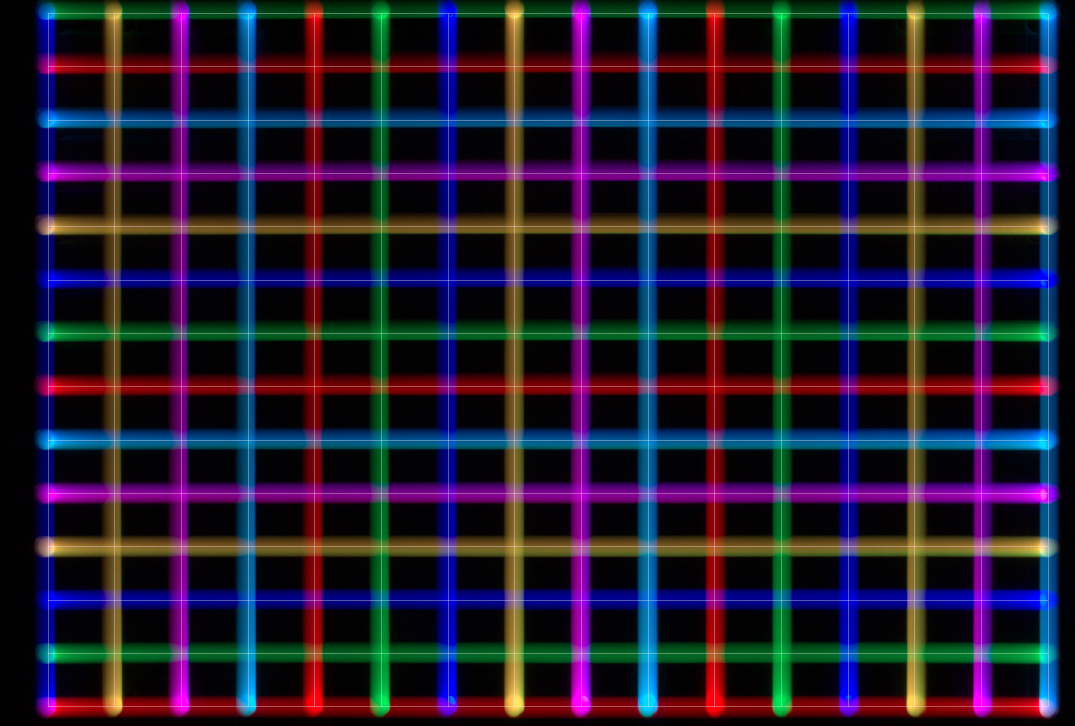
#> input picture images/full/grid_check.jpg, 3224 x 2176 px (shown at 1/3 size)
$ python -i display_sync.py   (imports and definitions only)
#> lines starting #> are read from the running program, lines starting #| are printed output that depends on the picture
#!/usr/bin/env python3
"""display_sync.py — pictures for the room's HDMI monitor.

  ./display_sync.py new PICTURE      a new shot: on atelier's monitor (pi/aquarium.py) for 10 minutes
                                     in place of the aquarium, while someone is in the room
  ./display_sync.py selected         the picture selected in Photos, the same way (also ~/bin/show_pic)
  ./display_sync.py album [NAME]     the slideshow: the Photos album (default "Plotter display")

The Pi only copies pictures to its screen, so they go over ready to show:
fitted to the screen, black around them, raw pixels as the framebuffer
takes them (RGB565 or, on atelier since 2026-11-02, 32-bit XRGB8888),
gzipped.

A new shot goes to atelier's RAM (/tmp/display/new.fb.gz): plotter.pl sends
each plotsnap frame and each paint result there by itself. The monitor moved
from plotcam to atelier on 2026-10-23; the album slideshow below is still
plotcam's (pi/plotdisplay.py), which has had no monitor since.

The album is exported from Photos and kept on the Pi's card, on its
read-only layer (unlocked for the copy, locked again after), so the slideshow
survives power cuts. Only pictures added since the last sync are exported
and converted (cache: ~/Library/Caches/plotdisplay); pictures taken out of
the album leave the Pi too. A launchd agent runs this hourly while the Mac
is awake (pi/README.md).
"""

import gzip
import io
import os
import re
import shutil
import subprocess
import sys
import tempfile

import numpy as np
from PIL import Image, ImageOps

HOST       = 'plotcam'                              # the album slideshow
NEW_HOST   = 'atelier'                              # a new shot: the monitor's Pi
ALBUM      = 'Plotter display'
NEW_DIR    = '/tmp/display'
RO_ROOT    = '/media/root-ro'                        # the card under the overlay
SLIDES     = '/home/pi/display/slides'
CACHE      = os.path.expanduser('~/Library/Caches/plotdisplay/slides')


def ssh(cmd, host=HOST, **kw):
    return subprocess.run(['ssh', host, cmd], capture_output=True, text=True, timeout=120, **kw)


def screen_size(host=HOST):
    """The framebuffer's width, height and bits per pixel (16: RGB565, 32: XRGB8888)."""
    r = ssh('cat /sys/class/graphics/fb0/virtual_size /sys/class/graphics/fb0/bits_per_pixel '
            '/sys/class/graphics/fb0/stride', host)
    if r.returncode != 0:
        sys.exit(f'display_sync: cannot reach {host}: {r.stderr.strip()}')
    size, bpp, stride = r.stdout.split()
    w, h = (int(v) for v in size.split(','))
    bpp = int(bpp)
    if bpp not in (16, 32):
        sys.exit(f'display_sync: the Pi framebuffer is {bpp} bits per pixel, expected 16 or 32')
    if int(stride) != w * bpp // 8:
        sys.exit(f'display_sync: the Pi framebuffer has padded rows (stride {stride}), not handled')
    return w, h, bpp


# [15 lines left out: function to_fb, not called in this run]


def cmd_new(picture):
    w, h, bpp = screen_size(NEW_HOST)
    data = to_fb(picture, w, h, bpp)
    # Written beside and renamed, so the Pi never shows half a picture.
    r = subprocess.run(['ssh', NEW_HOST, f'mkdir -p {NEW_DIR} && cat > {NEW_DIR}/.new.tmp && '
                        f'mv {NEW_DIR}/.new.tmp {NEW_DIR}/new.fb.gz'],
                       input=data, capture_output=True, timeout=120)
    if r.returncode != 0:
        sys.exit(f'display_sync: sending {picture} failed: {r.stderr.decode().strip()}')
    print(f'display_sync: {os.path.basename(picture)} sent to the monitor')


# [50 lines left out: functions cmd_selected, osa, album_ids, not called in this run]


def slide_name(media_id):
    return re.sub(r'[^A-Za-z0-9]+', '_', media_id).strip('_') + '.fb.gz'


# [71 lines left out: functions cmd_album, main, not called in this run]


# [2 lines not run here, left out]

>>> import cv2
>>> picture = cv2.imread('../../images/full/grid_check.jpg', cv2.IMREAD_GRAYSCALE)
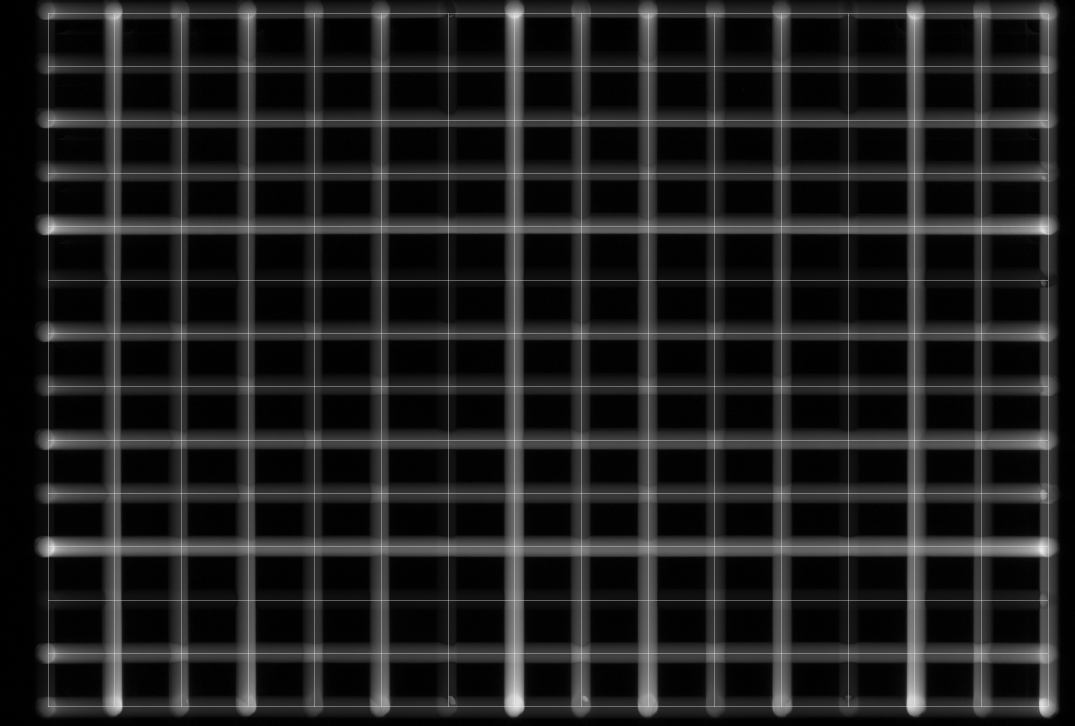
#> picture: shape (2176, 3224) (shown at 1/3 size); min 0, max 255, mean 31.1
>>> result = cmd_new(picture)
#> (the run stopped early here; a loop or call above may not have finished)

$ run again, on images/full/hue_map.jpg
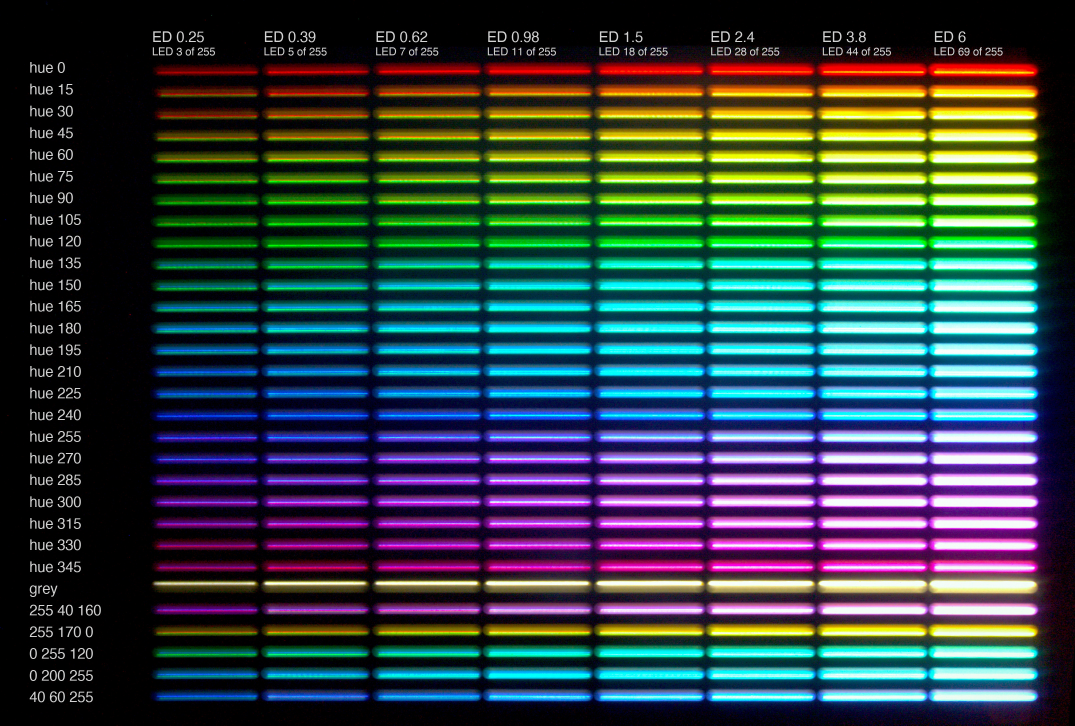
#> input picture images/full/hue_map.jpg, 3224 x 2176 px (shown at 1/3 size)
#> `picture = cv2.imread('../../images/full/grid_check.jpg', cv2.IMREAD_GR..`:
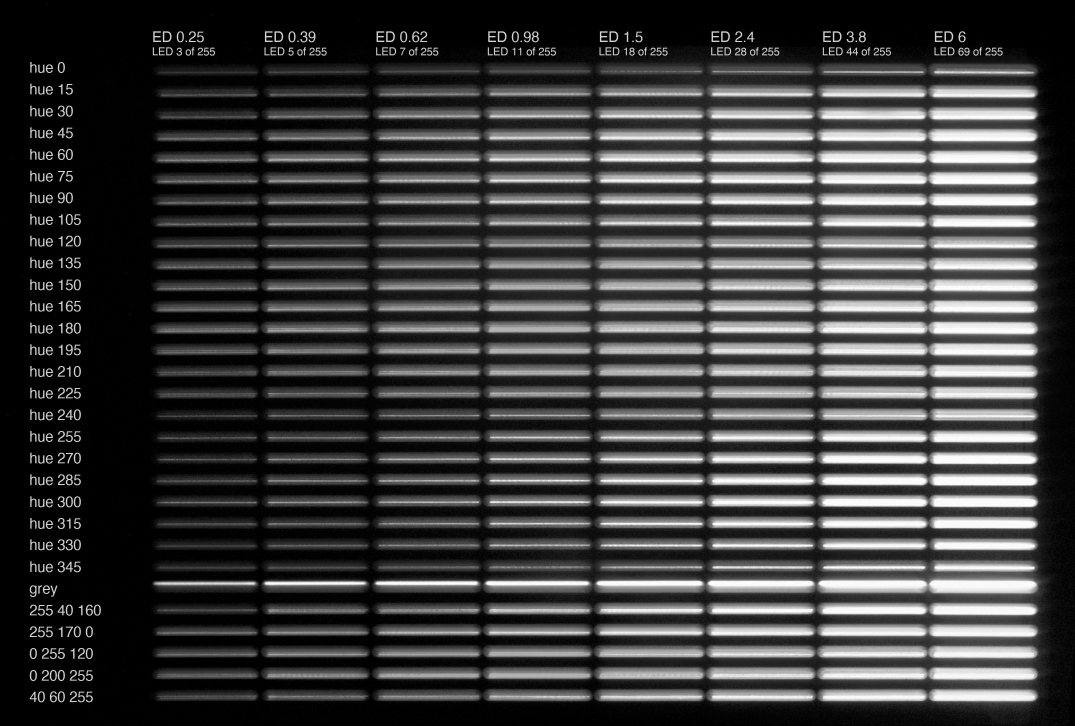
#> picture: shape (2176, 3224) (shown at 1/3 size); min 0, max 255, mean 62.9

$ run again, on images/full/late_starts.jpg
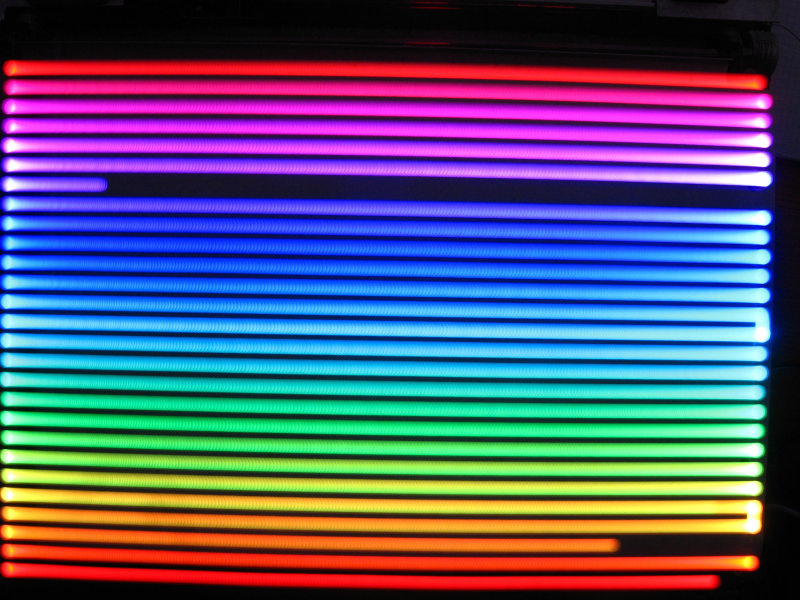
#> input picture images/full/late_starts.jpg, 2400 x 1800 px (shown at 1/3 size)
#> `picture = cv2.imread('../../images/full/grid_check.jpg', cv2.IMREAD_GR..`:
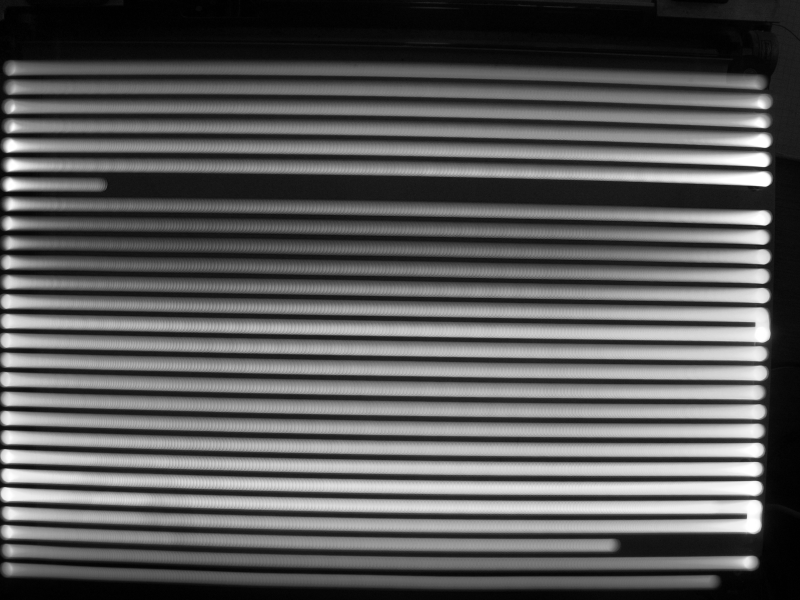
#> picture: shape (1800, 2400) (shown at 1/3 size); min 0, max 255, mean 90
